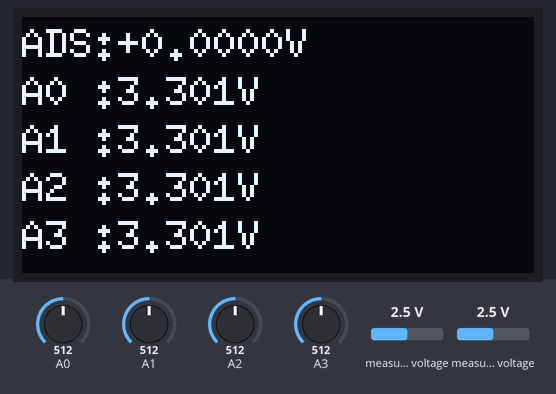
Bench run of a sketch on a simulated Arduino Zero (SAMD21). On the bench: 128×64 one-colour display. Inputs (shaded band) come from the test bench; at power-on: measured voltage 2.5 V, A0 = 512, A1 = 512, A2 = 512, A3 = 512 (analog values on the 0–1023 scale). What the sketch prints to the serial monitor is not drawn.

Above: at 1.2 s.
1.3 s: measured voltage (sensor 200) set to 0.1 V
At 2.7 s:
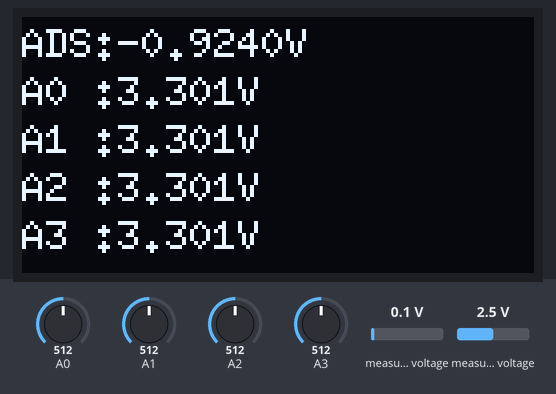
3.0 s: A0 set to 490
At 4.0 s:
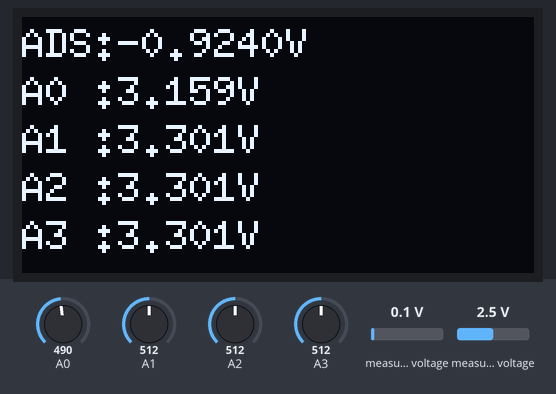
4.5 s: measured voltage (sensor 201) set to 0.1 V
At 5.1 s:
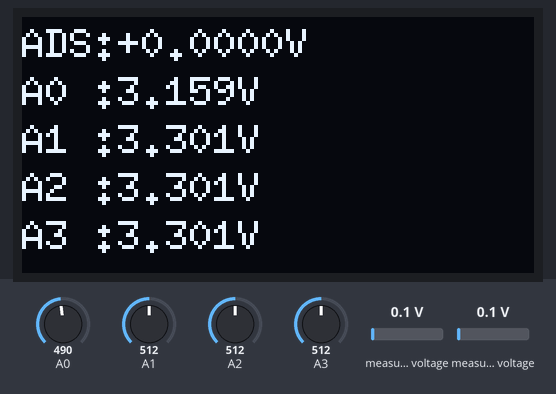
6.0 s: A1 set to 490
At 6.3 s:
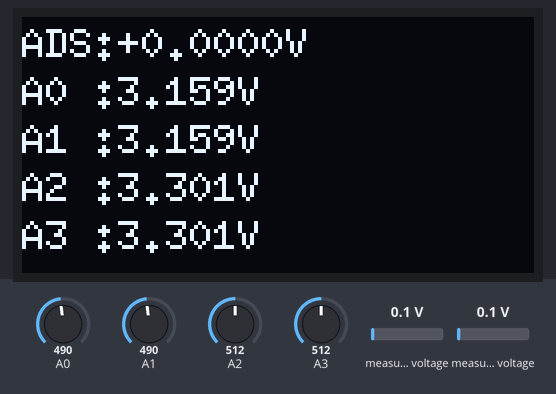
7.5 s: A2 set to 490
At 8.6 s:
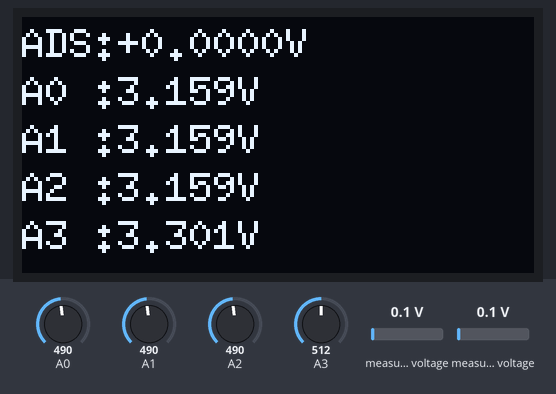
9.0 s: A3 set to 490
At 9.8 s:
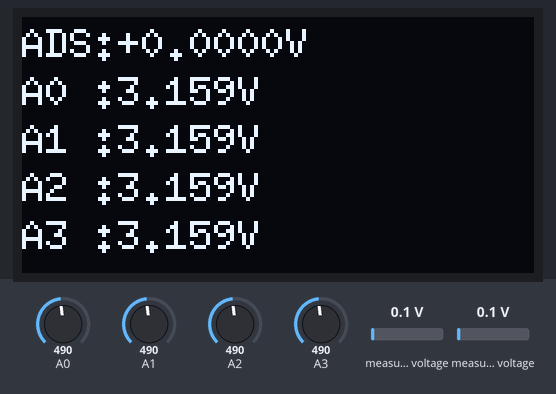
Timing chart, 0 to 11.5 s (numbered marks = the images above; inputs shaded):
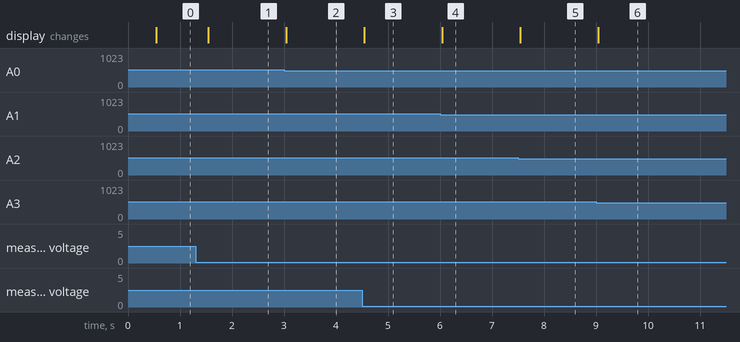

Measured:
- after the input at 1.3 s, the display: changes after 0.24 s (image 1)
- after the input at 3.0 s, the display: changes at once (image 2)
- after the input at 4.5 s, the display: changes at once (image 3)
- after the input at 6.0 s, the display: changes after 0.05 s (image 4)
- after the input at 7.5 s, the display: changes after 0.05 s (image 5)
- after the input at 9.0 s, the display: changes after 0.05 s (image 6)

The sketch:

Measured_value.ino
```cpp
// ============================================================
// Measured_value — 感測器即時電壓監測
// 顯示：ADS1115 差動(AIN0-AIN1)、類比 A1、類比 A3
// 更新率：500ms
// ============================================================
#include <Adafruit_ADS1X15.h>
#include <SPI.h>
#include <U8g2lib.h>
#include <Wire.h>

Adafruit_ADS1115 ads;
U8G2_SSD1309_128X64_NONAME0_F_4W_HW_SPI u8g2(U8G2_R0, 10, 9, 8);

unsigned long lastUpdate = 0;

void setup() {
  Serial.begin(115200);

  // 12-bit ADC，3.3V 基準
  analogReadResolution(12);
  analogReference(DEFAULT);

  u8g2.begin();
  u8g2.clearBuffer();
  u8g2.setFont(u8g2_font_7x13_tr);
  u8g2.drawStr(0, 20, "Initializing...");
  u8g2.sendBuffer();

  Wire.begin();
  if (!ads.begin()) {
    Serial.println("[ERROR] ADS1115 not found! Check I2C wiring.");
    u8g2.clearBuffer();
    u8g2.drawStr(0, 20, "ADS1115 FAIL!");
    u8g2.drawStr(0, 36, "Check wiring");
    u8g2.sendBuffer();
    while (1);
  }

  // GAIN_FOUR = ±1.024V，與正式韌體一致
  // 若要看更大範圍電壓可改成 GAIN_ONE (±4.096V)
  ads.setGain(GAIN_FOUR);

  Serial.println("[OK] ADS1115 ready. Gain = FOUR (±1.024V)");
  Serial.println("---------------------------------------------");
  Serial.println("  ADS(V)      A0(V)  A1(V)  A2(V)  A3(V)");
  Serial.println("---------------------------------------------");
}

void loop() {
  if (millis() - lastUpdate < 500) return;
  lastUpdate = millis();

  // ── ADS1115 差動讀取（AIN0 - AIN1）──
  float v_ads = ads.computeVolts(ads.readADC_Differential_0_1());

  // ── 類比輸入（12-bit, 3.3V ref, ×2 分壓補償）──
  float v_a0 = (analogRead(A0) / 4095.0) * 3.3 * 2.0;
  float v_a1 = (analogRead(A1) / 4095.0) * 3.3 * 2.0;
  float v_a2 = (analogRead(A2) / 4095.0) * 3.3 * 2.0;
  float v_a3 = (analogRead(A3) / 4095.0) * 3.3 * 2.0;

  // ── Serial 輸出 ──
  Serial.print("ADS:"); Serial.print(v_ads, 4); Serial.print("V  ");
  Serial.print("A0:");  Serial.print(v_a0,  3);  Serial.print("V  ");
  Serial.print("A1:");  Serial.print(v_a1,  3);  Serial.print("V  ");
  Serial.print("A2:");  Serial.print(v_a2,  3);  Serial.print("V  ");
  Serial.print("A3:");  Serial.print(v_a3,  3);  Serial.println("V");

  // ── OLED 顯示（5 行，使用 6x10 小字型）──
  char buf[22];

  u8g2.clearBuffer();
  u8g2.setFont(u8g2_font_6x10_tr);

  snprintf(buf, sizeof(buf), "ADS:%+.4fV", v_ads);
  u8g2.setCursor(0, 10); u8g2.print(buf);

  snprintf(buf, sizeof(buf), "A0 :%.3fV", v_a0);
  u8g2.setCursor(0, 22); u8g2.print(buf);

  snprintf(buf, sizeof(buf), "A1 :%.3fV", v_a1);
  u8g2.setCursor(0, 34); u8g2.print(buf);

  snprintf(buf, sizeof(buf), "A2 :%.3fV", v_a2);
  u8g2.setCursor(0, 46); u8g2.print(buf);

  snprintf(buf, sizeof(buf), "A3 :%.3fV", v_a3);
  u8g2.setCursor(0, 58); u8g2.print(buf);

  u8g2.sendBuffer();
}
```
